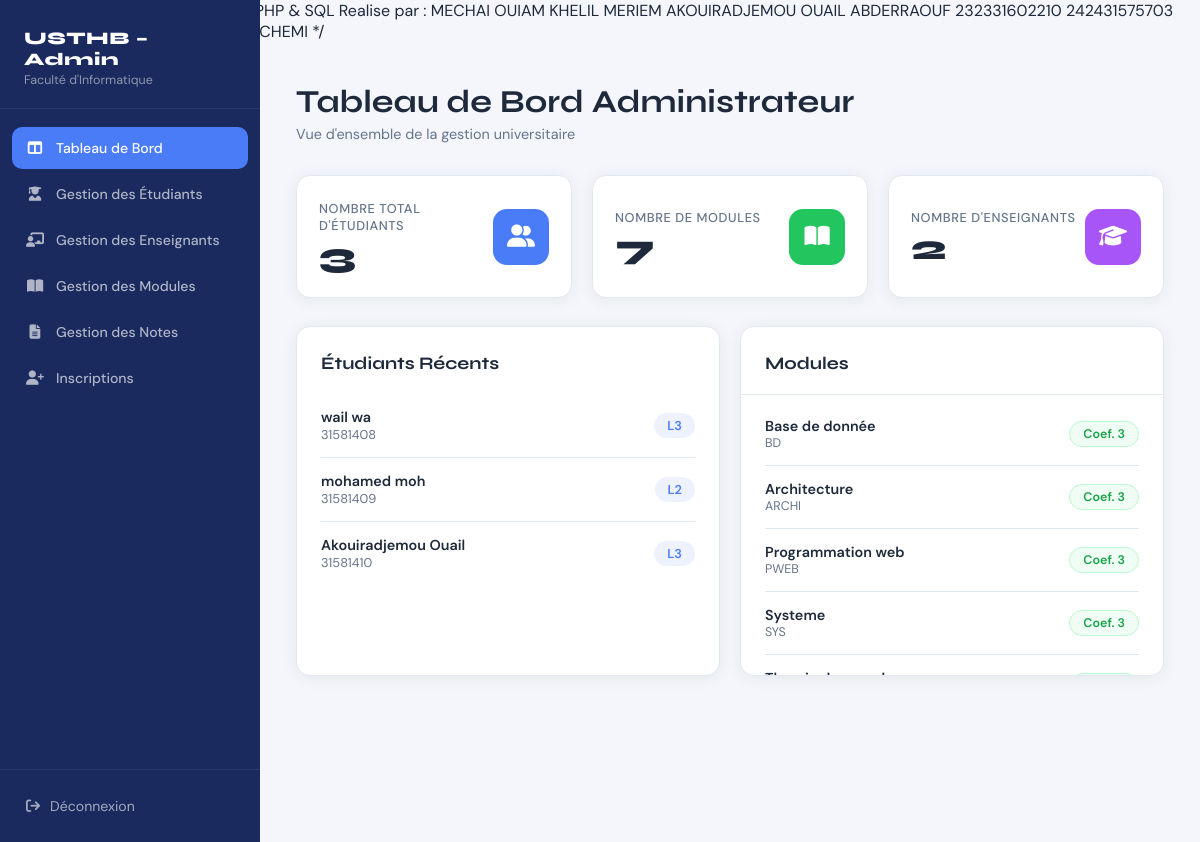
/dashboard_admin.php (signed in), run on the app's committed database.
### tables this page shows
CREATE TABLE `students` (
  `id` int(11) NOT NULL,
  `matricule` int(11) DEFAULT NULL,
  `surname` varchar(255) NOT NULL,
  `family_name` varchar(255) NOT NULL,
  `email` varchar(255) NOT NULL,
  `lvl` int(11) DEFAULT NULL,
  `birth_date` date DEFAULT NULL,
  `user_id` int(11) DEFAULT NULL
);

CREATE TABLE `modules` (
  `id` int(11) NOT NULL,
  `code` varchar(255) NOT NULL,
  `name` varchar(255) NOT NULL,
  `coefficient` int(11) NOT NULL DEFAULT 1,
  `teacher_id` int(11) DEFAULT NULL,
  `lvl` int(11) NOT NULL DEFAULT 1
);

### dashboard_admin.php (the view, shortened to what this page needs)
<?php
    $db_server = "localhost";
    $db_user = "root";
    $db_pass = "";
    $db_name = "Usthb_app";
    $conn = mysqli_connect($db_server, $db_user, $db_pass, $db_name);
    $lvlLabels = [1 => 'L1', 2 => 'L2', 3 => 'L3', 4 => 'M1', 5 => 'M2'];
    $queryStudents = "SELECT * FROM Students";
    $resultStudents = mysqli_query($conn, $queryStudents);
    $studentCounter = mysqli_num_rows($resultStudents);
    $queryModules = "SELECT * FROM Modules";
    $resultModules = mysqli_query($conn, $queryModules);
    $moduleCounter = mysqli_num_rows($resultModules);
    $queryTeachers = "SELECT * FROM Teachers";
    $resultTeachers = mysqli_query($conn, $queryTeachers);
    $teacherCounter = mysqli_num_rows($resultTeachers);
    $sql = "SELECT `name`, code, coefficient FROM Modules";
    $result = mysqli_query($conn, $sql);
    $queryRecentStudents = "SELECT matricule, family_name, surname, id, lvl FROM Students ORDER BY id DESC LIMIT 5";
    $resultRecentStudents = mysqli_query($conn, $queryRecentStudents);
?>
<!DOCTYPE html>
<html lang="fr">
<head>
    <link rel="stylesheet" href="https://cdnjs.cloudflare.com/ajax/libs/font-awesome/6.5.0/css/all.min.css">
    <link rel="stylesheet" href="dashboard_admin.css">
</head>
<body>
<div class="layout">
    <aside class="sidebar">
        <div class="sidebar-brand">
            <h2>USTHB – Admin</h2>
            <p>Faculté d'Informatique</p>
        </div>
        <nav class="sidebar-nav">
            <a href="dashboard_admin.php" class="nav-item active">
                <i class="fa-solid fa-table-columns"></i> Tableau de Bord
            </a>
            <a href="GestionEtudiant.php" class="nav-item">
                <i class="fa-solid fa-user-graduate"></i> Gestion des Étudiants
            </a>
            <a href="GestionEnseignant.php" class="nav-item">
                <i class="fa-solid fa-chalkboard-user"></i> Gestion des Enseignants
            </a>
            <a href="GestionModule.php" class="nav-item">
                <i class="fa-solid fa-book-open"></i> Gestion des Modules
            </a>
            <a href="Notes.php" class="nav-item">
                <i class="fa-solid fa-file-lines"></i> Gestion des Notes
            </a>
            <a href="inscriptions.php" class="nav-item">
                <i class="fa-solid fa-user-plus"></i> Inscriptions
            </a>
        </nav>
        <div class="sidebar-footer">
            <a href="logout.php"><i class="fa-solid fa-arrow-right-from-bracket"></i> Déconnexion</a>
        </div>
    </aside>
    <main class="main">
        <div class="page-header">
            <h1>Tableau de Bord Administrateur</h1>
            <p>Vue d'ensemble de la gestion universitaire</p>
        </div>
        <div class="stats-grid">
            <div class="stat-card">
                <div class="stat-info">
                    <label>Nombre total d'étudiants</label>
                    <strong><?=$studentCounter?></strong>
                </div>
                <div class="stat-icon icon-blue">
                    <i class="fa-solid fa-user-group"></i>
                </div>
            </div>
            <div class="stat-card">
                <div class="stat-info">
                    <label>Nombre de modules</label>
                    <strong><?=$moduleCounter?></strong>
                </div>
                <div class="stat-icon icon-green">
                    <i class="fa-solid fa-book-open"></i>
                </div>
            </div>
            <div class="stat-card">
                <div class="stat-info">
                    <label>Nombre d'enseignants</label>
                    <strong><?=$teacherCounter?></strong>
                </div>
                <div class="stat-icon icon-purple">
                    <i class="fa-solid fa-graduation-cap"></i>
                </div>
            </div>
        </div>
        <div class="bottom-grid">
            <div class="panel">
                <div class="panel-title">Étudiants Récents</div>
                <?php while($student = mysqli_fetch_assoc($resultRecentStudents)): ?>
                <div class="student-row">
                    <div class="student-info">
                        <strong><?= htmlspecialchars($student['family_name']) ?> <?= htmlspecialchars($student['surname']) ?></strong>
                        <span><?= htmlspecialchars($student['matricule']) ?></span>
                    </div>
                    <span class="badge-level"><?= $lvlLabels[$student['lvl']] ?? 'N/A' ?></span>
                </div>
                <?php endwhile; ?>
            </div>
            <div class="panel modules-panel">
                <div class="panel-title">Modules</div>
                <div class="modules-slider-wrapper">
                    <?php while($module = mysqli_fetch_assoc($result)): ?>
                    <div class="module-row">
                        <div class="module-info">
                            <strong><?= htmlspecialchars($module['name']) ?></strong>
                            <span><?= htmlspecialchars($module['code']) ?></span>
                        </div>
                        <span class="badge-coef">Coef. <?= $module['coefficient'] ?></span>
                    </div>
                    <?php endwhile; ?>
                </div>
            </div>
        </div>
    </main>
</div>
</body>
</html>

### data on the page
students: family_name "wail", surname "wa", matricule "31581408", lvl "L3"
students: family_name "mohamed", surname "moh", matricule "31581409", lvl "L2"
students: family_name "Akouiradjemou", surname "Ouail", matricule "31581410", lvl "L3"
modules: name "Base de donnée", code "BD", coefficient "3"
modules: name "Architecture", code "ARCHI", coefficient "3"
modules: name "Programmation web", code "PWEB", coefficient "3"
modules: name "Systeme", code "SYS", coefficient "3"

### other printed values
$studentCounter "3"
$moduleCounter "7"
$teacherCounter "2"
